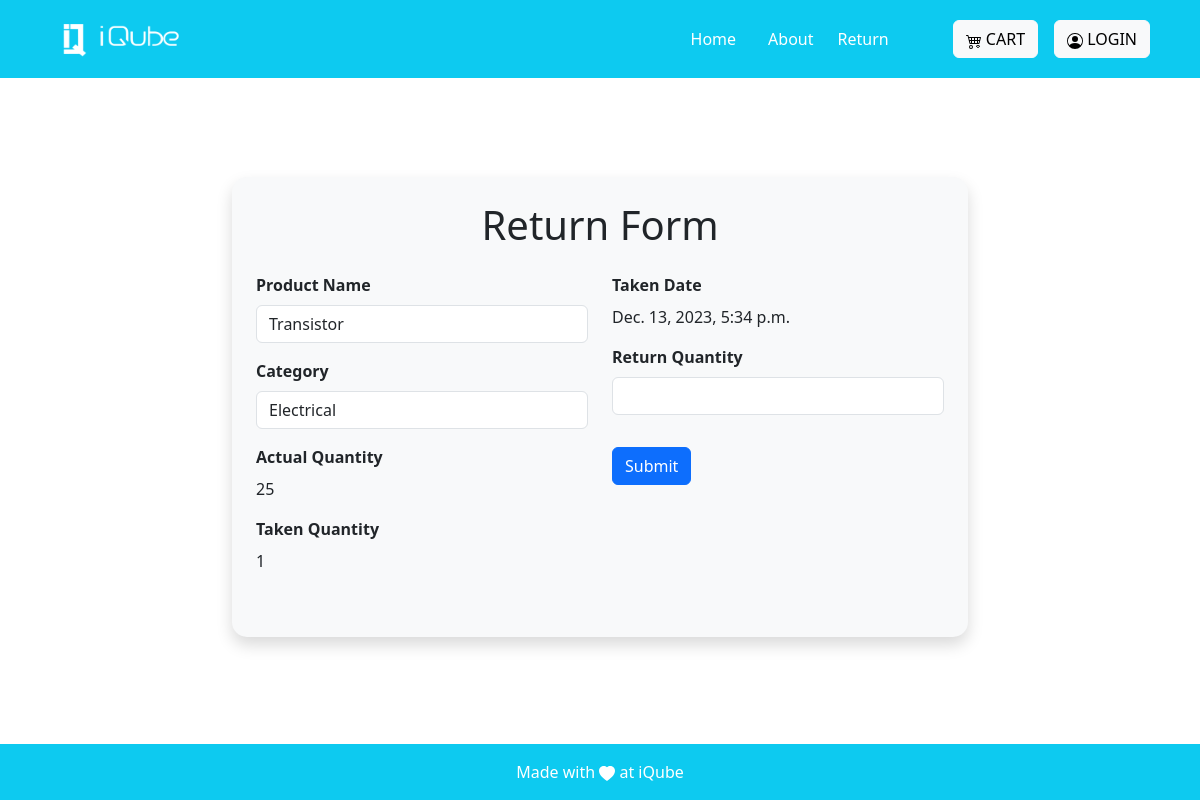
The page /return/3/ on the database its author committed.
### invention/models.py (models this page shows, shortened)
class Log(models.Model):
    user = models.ForeignKey(User, on_delete=models.CASCADE)
    product = models.ForeignKey('Product', on_delete=models.CASCADE)
    quantity = models.PositiveIntegerField(default=0)
    created_at = models.DateTimeField(default=datetime.datetime.now())
    status = models.CharField(max_length=20, choices=[('checked_in','checked_in'),('checked_out','checked_out')])
    acting = models.CharField(max_length=20, default="hi")
    due_date = models.DateTimeField()

class Product(models.Model):
    name=models.CharField(max_length=255)
    decription=models.CharField(max_length=100)
    actual_count=models.PositiveIntegerField()
    available_count=models.PositiveIntegerField()
    dummy_count = models.PositiveIntegerField()
    category= models.ForeignKey('Category', on_delete=models.CASCADE)
    created_at = models.DateTimeField(auto_now=True)
    image = models.ImageField(upload_to='images')

class Category(models.Model):
    name=models.CharField(max_length=25)
    created_by = models.ForeignKey(User, on_delete=models.CASCADE)
    created_at=models.DateTimeField(auto_now=True)
    class Meta:
        verbose_name_plural = 'Categories'
    def __str__(self):
        return str(self.name)

### invention/views.py (the view, shortened to what this page needs)
# urls.py: path('return/<int:item_id>/', AddReturnView.as_view(), name="return"),
class AddReturnView(View):
    def get(self, request, item_id):
        categories = Category.objects.all()
        products = Log.objects.all()
        item = get_object_or_404(Log, id=item_id)
        return render(
            request,
            'cart/return.html',
            {'categories': categories, 'products': products, 'item': item}
        )

### invention/templates/cart/return.html (shortened to what this page needs)
{% extends 'base.html' %}
{% block base %}
<div class="p-4" id="waste">
  <div class="container">
    <div class="row justify-content-center">
      <div class="col-lg-8">
        <div class="form-card shadow p-4 mb-4">
          <h1 class="text-center mb-4">Return Form</h1>
          <form method="POST">
            <div class="row">
              <div class="col-md-6">
                <div class="mb-3">
                  <label for="product-name" class="form-label custom-label">Product Name</label>
                  <input type="text" class="form-control" id="product-name" name="product_name" value="{{ item.product.name }}" readonly>
                </div>
                <div class="mb-3">
                  <label for="category" class="form-label custom-label">Category</label>
                  <input type="text" class="form-control" id="category" name="category" value="{{ item.product.category }}" readonly>
                </div>
                <div class="mb-3">
                  <label for="actual-quantity" class="form-label custom-label">Actual Quantity</label>
                  <p>{{ item.product.actual_count }}</p>
                </div>
                <div class="mb-3">
                  <label for="taken-quantity" class="form-label custom-label">Taken Quantity</label>
                  <p>{{ item.quantity }}</p>
                </div>
              </div>
              <div class="col-md-6">
                <div class="mb-3">
                  <label for="taken-date" class="form-label custom-label">Taken Date</label>
                  <p>{{ item.created_at }}</p>
                </div>
                <div class="mb-3">
                  <label for="damaged-quantity" class="form-label custom-label">Return Quantity</label>
                  <input type="number" class="form-control" id="damaged-quantity" name="return_qty" required>
                </div>
                <button type="submit" class="btn btn-primary mt-3">Submit</button>
              </div>
            </div>
          </form>
        </div>
      </div>
    </div>
  </div>
</div>
{% endblock %}

### invention/templates/base.html (style rules this page uses)
html { scroll-behavior:smooth; }

### invention/templates/cart/return.html (style rules this page uses)
#waste { margin-top: 75px; }
.form-card { background-color: #f8f9fa; border-radius: 15px; padding: 30px; }
.custom-label { font-weight: bold; }

### rows shown on the page
Log: product_name "Transistor", category "Electrical", product.actual_count "25", quantity "1", created_at "Dec. 13, 2023, 5:34 p.m."
